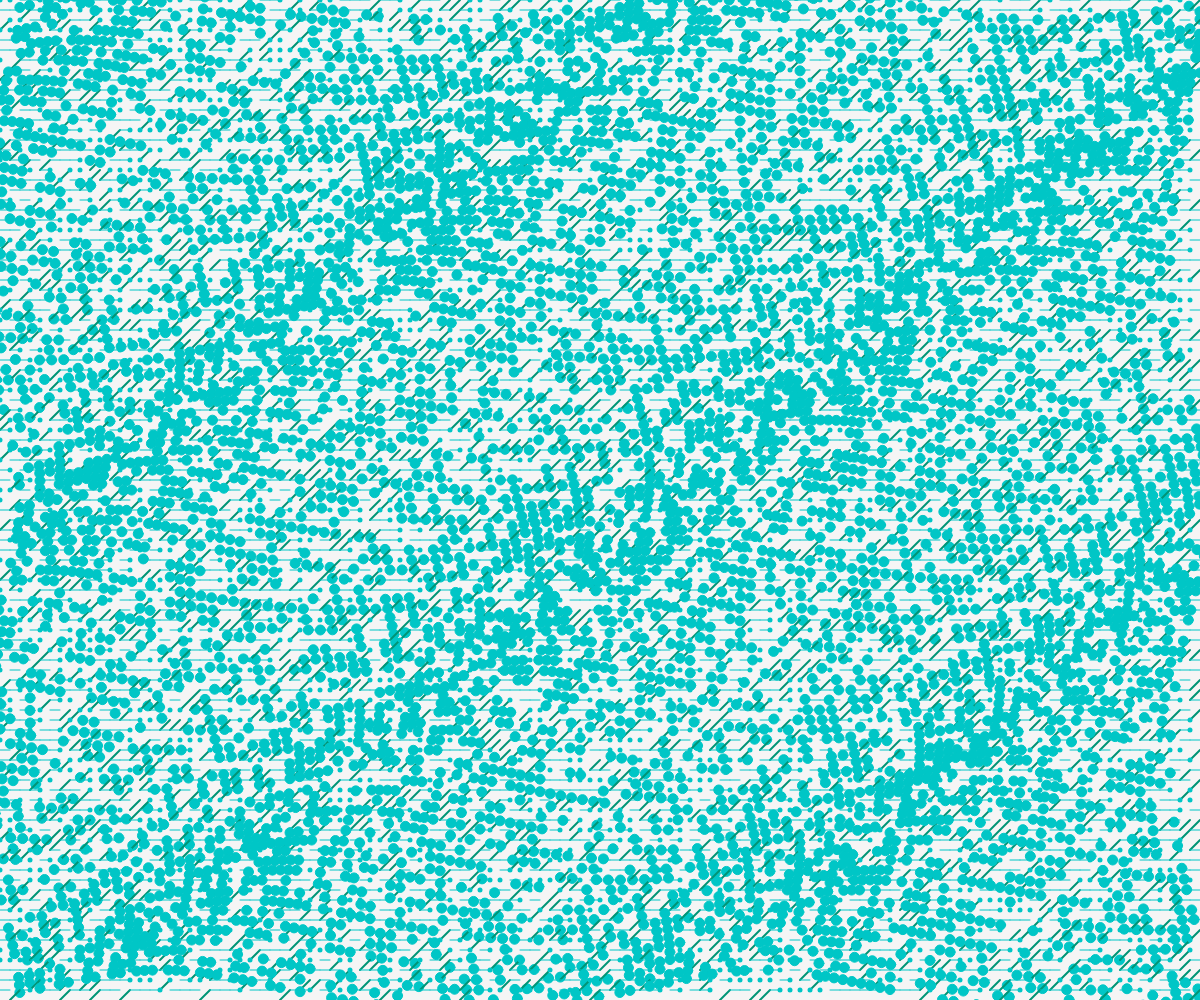
Frame 1 (no input)
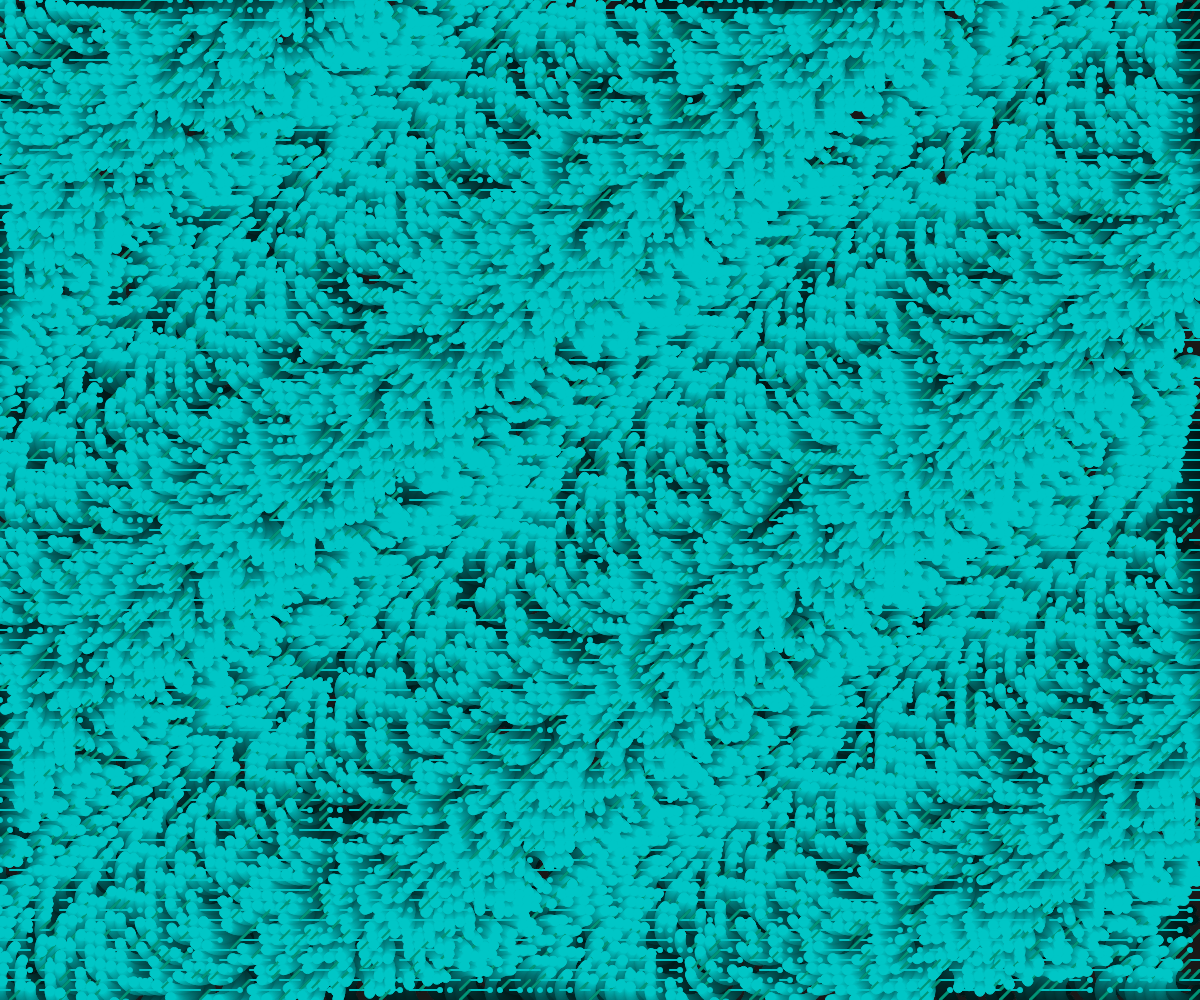
Frame 60 (no input)
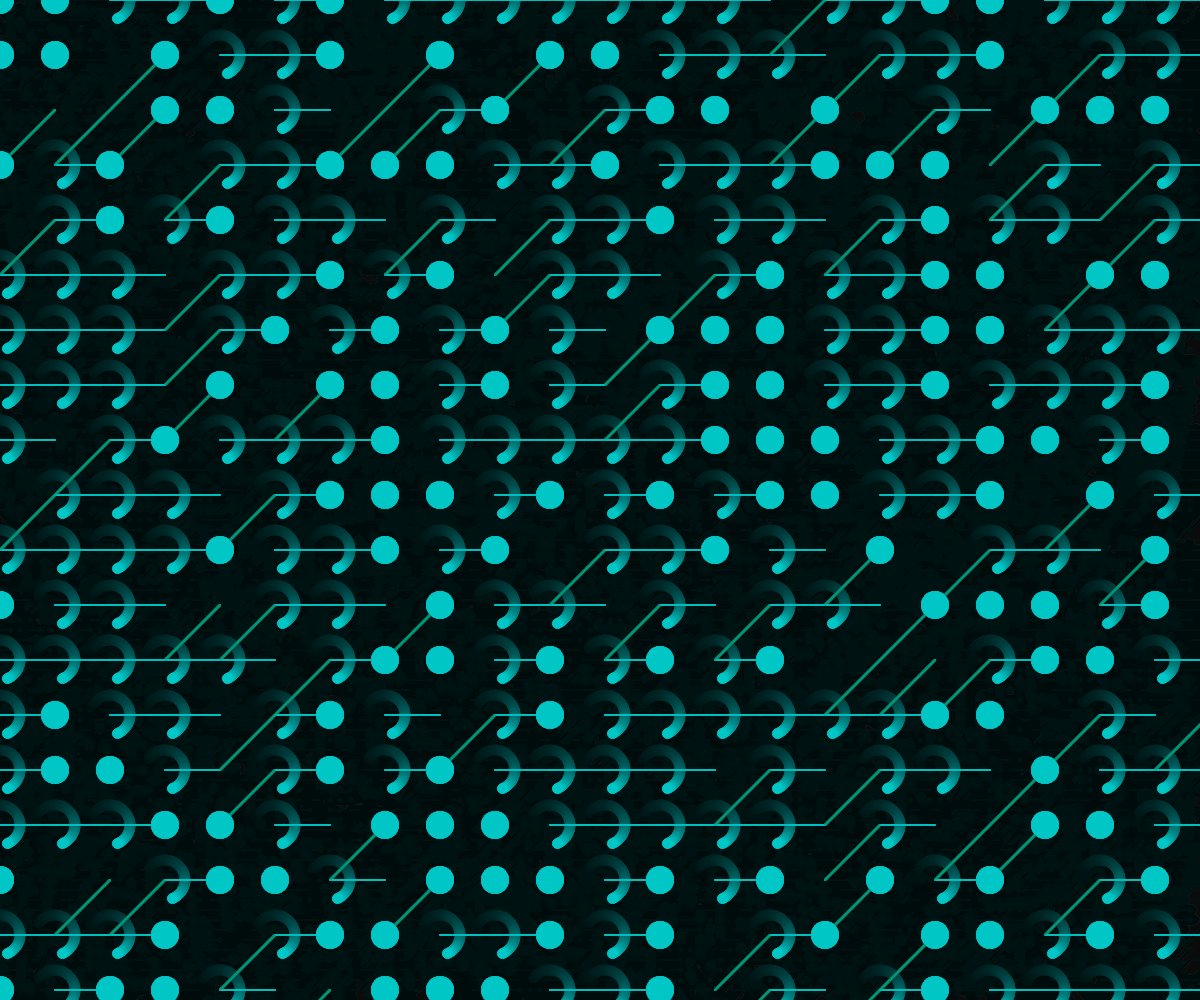
Frame 120 (the mouse pressed at the canvas centre since frame 60)

The p5.js sketch that drew these frames (run headless with seeded random() and noise() and a simulated clock; from frame 60 on, the mouse is pressed at the canvas centre):

// p5.js sketch
// ── sketch.js
let t = 0; // 시간 변수
let mode='WAVE'
let x,y,r;

function setup(){
  createCanvas(windowWidth,windowHeight); 
}

function draw(){

  background(10,10);
  randomSeed(0);
  stroke(255);
  
  delta=map(mouseX,0,windowWidth,10,100);

  for(y=0;y<windowHeight;y+=delta){
    for(x=0;x<windowWidth;x+=delta){
      r=random(0,1);
      
      if(r<0.2){
        push();
        stroke(0,149,118);
        strokeWeight(2);
        line(x,y+delta,x+delta,y);
        pop()
        } else if(r<0.5){
          noStroke();
          switch(mode){
            case 'BLACK': 
              noFill();
              stroke(0,149,118);
              break;
            case 'WAVE': fill(0,198,198); 
              break;
          }
          ellipse(x,y,delta/2,delta/2,10);

        } else {
          stroke(0,198,198);
          line(x+delta,y,x,y);
          moveell()}
      } 
    }
    t = t + 0.01; // 시간 업데이트
}

function moveell(){
    // 각 타원의 시작 점은 마우스 위치에 따라 달라집니다.
      const xAngle = map(mouseX, 0, width, -4 * PI, 4 * PI, true);
      const yAngle = map(mouseY, 0, height, -4 * PI, 4 * PI, true);
// 또, 파티클의 위치에 따라 달라집니다.
      const angle = xAngle * (x / width) + yAngle * (y / height);
  

// 각 파티클은 동그라미를 그리며 움직입니다.
      const myX = x + 20 * cos(2 * PI * t + angle);
      const myY = y + 20 * sin(2 * PI * t + angle);
      ellipse(myX, myY, 10); // 파티클로 그리기
}

function keyPressed(){
  switch(key){
    case '1': mode='BLACK';
    break;
    case '2': mode='WAVE';
    break;
    default: mode='NONE';
    break;
  }
  print(mode);
}
